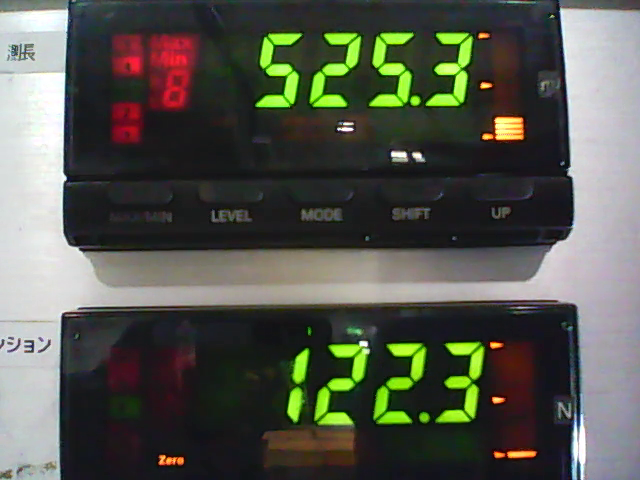
#> input picture frame 29 of vid/0.mp4, 640 x 480 px, given in place of 13.mp4, which was not available
$ python '7 segmentV3.py'
#> lines starting #> are read from the running program, lines starting #| are printed output that depends on the picture; after the words box and inside, x2 and y2 are one past the last pixel; in counts of white or black regions, pixels touching at a corner belong together; pictures that were not available may be replaced by others from this repository, and a replacement may not be noted
import numpy as np
import cv2
import imutils
import os
import matplotlib.pyplot as plt

os.chdir('F:/Users/K-GIFT/Desktop/7segment/vid')
#cap = cv2.VideoCapture(0)
cap = cv2.VideoCapture('13.mp4')
fps = cap.get(cv2.CAP_PROP_FPS)
frame_count = 0
maskGreen = []
maskGreenFat = []
first = True
text = []

#param#-------------------------------------
green1 = (35, 80, 80) #green1(HSV)
green2 = (140, 255, 255) #green2(HSV)
#HSV H=hue S=saturation V=value or brightness, low S or V mean can't distunguish color
brightness = float(0.65)
paramW = 34 #digit width for 50px high
bwThresh = 100 #binary threshold
numOfCnt = 2 #amount of screen
digitThresh = 0.10 #digit threshold

def resizeH(img,high):
    h = img.shape[0]
    w = img.shape[1]
    img = cv2.resize(img,( int(high*w/h) ,high))
    return(img)

def preprocess(img):
    img = resizeH(img,50)
    img = cv2.bilateralFilter(img, 20, 50, 100)#crucial
    img = cv2.multiply(img, np.array([brightness]))
    img = cv2.cvtColor(img, cv2.COLOR_BGR2GRAY)
    img = cv2.threshold(img, bwThresh, 255, cv2.THRESH_BINARY)[1]
    return(img)

def preprocessGreenFilter(img):
    img = resizeH(img,50)
    img = cv2.bilateralFilter(img, 20, 50, 100)#crucial
    img = cv2.multiply(img, np.array([0.8]))
    img = cv2.inRange(img, green1, green2)
    img = cv2.Canny(img, 50,255)
    return(img)

while(True):
    # 0) read image, preprocess
    ret, frame = cap.read()
#> frame is the input picture: shape (480, 640, 3); mean B, G, R 77.6, 86.9, 85.1
    original = frame.copy()
    frame = cv2.bilateralFilter(frame, 20, 50, 100)#crucial
    gray = cv2.cvtColor(frame, cv2.COLOR_BGR2GRAY)
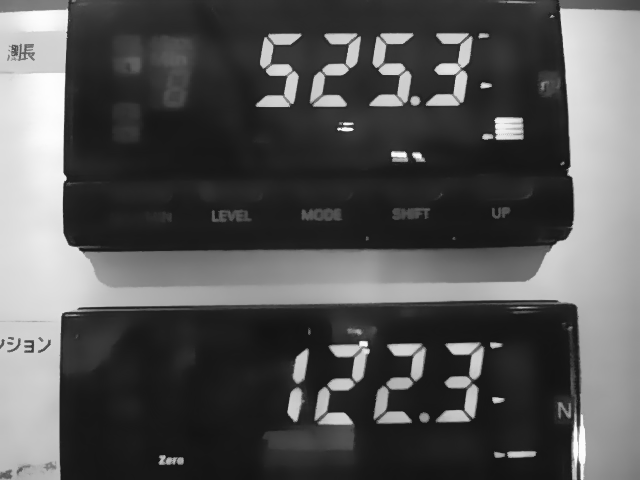
#> gray: shape (480, 640); min 19, max 254, mean 85.3
    #gray = cv2.bilateralFilter(gray, 20, 50, 100)
    #bw = cv2.threshold(gray, 120, 255, cv2.THRESH_BINARY)[1]
    hsv = cv2.cvtColor(frame, cv2.COLOR_BGR2HSV)
#> hsv: shape (480, 640, 3); mean H, S, V 85, 54.8, 93.3

    #detect line ----------------------------------------------------------
    # 1) get green area ------------------------
    maskGreen = cv2.inRange(hsv, green1, green2)
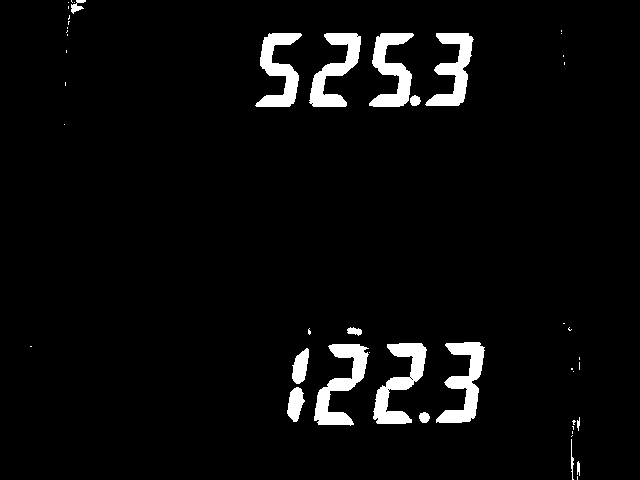
#> maskGreen: shape (480, 640); 4.4% white; 46 white regions (30 under 20 px), largest, box (x1, y1, x2, y2) and area: (314, 344, 369, 426) 1831, (373, 343, 427, 424) 1812, (436, 342, 485, 423) 1778
    maskGreen = cv2.GaussianBlur(maskGreen,(201,201),0) #need really big kernel for bluring
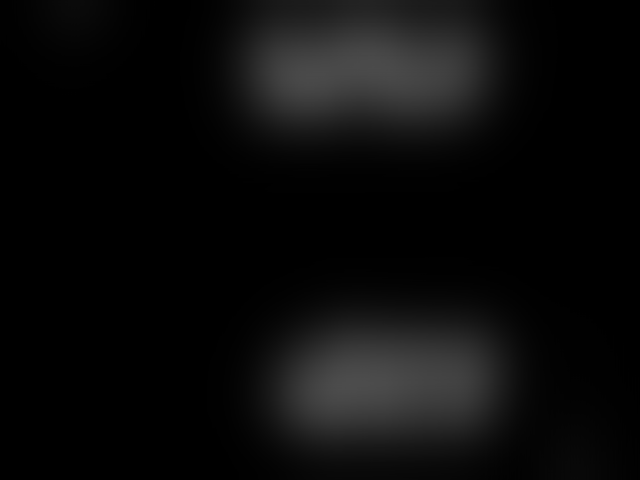
#> maskGreen: shape (480, 640); min 0, max 77, mean 11.1
    maskGreen = cv2.threshold(maskGreen, 30, 255, cv2.THRESH_BINARY)[1] #threshold 50
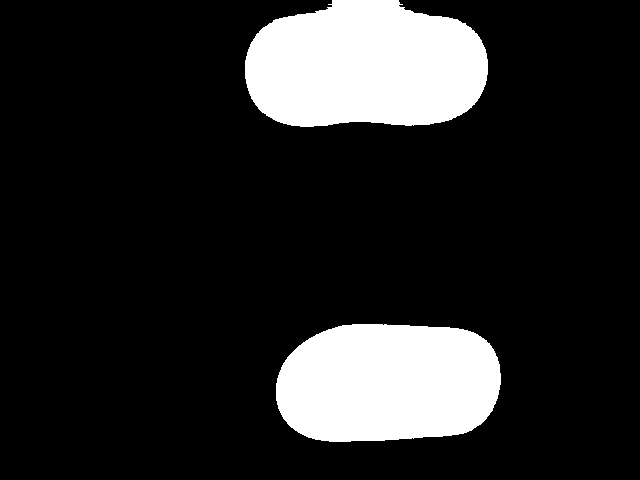
#> maskGreen: shape (480, 640); 15.6% white; 2 white regions, box (x1, y1, x2, y2) and area: (245, 0, 488, 127) 25396, (276, 324, 501, 442) 22676
    if first:
        maskGreenFat = maskGreen*0
#> maskGreenFat: shape (480, 640); every value is 0
        first = False
    maskGreenFat = cv2.bitwise_or(maskGreen,maskGreenFat) #bitwise or will be summation of 2 arrays for given range 0 1
    result = cv2.bitwise_and(frame, frame, mask=maskGreenFat)


    # 2) convert roi to line of green color-----------
    result = cv2.multiply(result, np.array([brightness]))#reduce noise, multiply by 0.7 mean reduce brigness for wile image. However hue still remain. 0.6 is crucial!!!
    result = cv2.cvtColor(result, cv2.COLOR_BGR2HSV)
#> result: shape (480, 640, 3); mean H, S, V 18.8, 39.9, 3.4
    result = cv2.inRange(result, green1, green2)# then select only pixel that in range
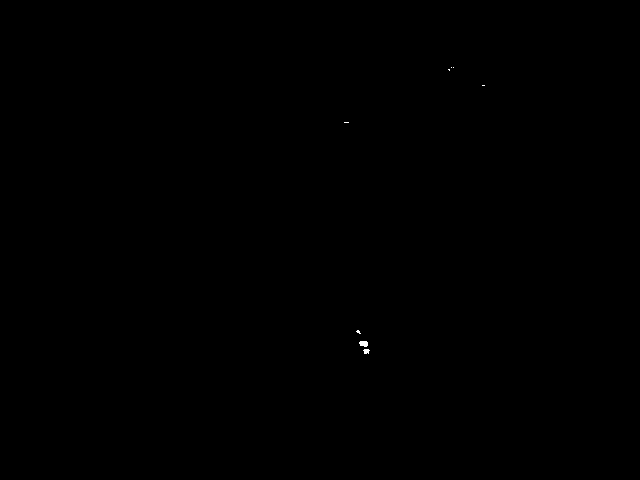
#> result: shape (480, 640); 0.03% white; 8 white regions (6 under 20 px), largest, box (x1, y1, x2, y2) and area: (359, 341, 368, 347) 44, (363, 349, 370, 354) 26
    edge = cv2.Canny(result, 50,255)#non-sensitive param
#> edge: shape (480, 640); 0.03% white in thin lines or dots, all inside (x1, y1, x2, y2) = (343, 66, 485, 354)
    bolderY = cv2.GaussianBlur(edge,(201,5),0)# 5 for make the case number 0.0 not to be splited


    # 3) grab contour of line
    cnts = cv2.findContours(bolderY, cv2.RETR_EXTERNAL,cv2.CHAIN_APPROX_SIMPLE)
#> cnts = 60 contours, 55 with area under 20; largest, box (x1, y1, x2, y2) and area: (288, 338, 441, 356) 2260, (381, 64, 522, 72) 796, (279, 119, 413, 126) 661, (295, 328, 422, 335) 655, (422, 82, 544, 89) 545
    cnts = imutils.grab_contours(cnts)
    cntsList = []
    for c in cnts:
        (x, y, w, h) = cv2.boundingRect(c)
        cntsList.append([x, y, w, h])
#> this loop made 60 passes
#> (c, x, y, w, h) on passes 1 to 12: ([[455, 349], [455, 351]], 455, 349, 1, 3), ([[449, 349], [449, 352]], 449, 349, 1, 4), ([[445, 349], [445, 351]], 445, 349, 1, 3), ([[287, 349], [287, 352]], 287, 349, 1, 4), ([[283, 349], [283, 351]], 283, 349, 1, 3), ([[277, 349], [277, 352]], 277, 349, 1, 4), ([[453, 341], [453, 347]], 453, 341, 1, 7), ([[445, 341], [445, 344]], 445, 341, 1, 4), ([[443, 341], [443, 347]], 443, 341, 1, 7), ([[283, 341], [283, 344]], 283, 341, 1, 4), ([[281, 341], [281, 347]], 281, 341, 1, 7), ([[273, 341], [273, 344]], 273, 341, 1, 4)
#> (x, y, w, h) on passes 13, 26, 27, 28, 36, 48: (288, 338, 153, 18), (423, 329, 2, 5), (292, 329, 2, 5), (295, 328, 127, 7), (279, 119, 134, 7), (422, 82, 122, 7)
#> after the loop, cntsList = 60 items, first 6: [455, 349, 1, 3], [449, 349, 1, 4], [445, 349, 1, 3], [287, 349, 1, 4], [283, 349, 1, 3], [277, 349, 1, 4]
    #sort contour by size
    cntsSize = [ c[2]*c[3] for c in cntsList ]
#> cntsSize = 60 values, max 2754 at index 12, min 2 at index 52, mean 113.4
    cntsSortedIndex = np.sort(cntsSize)[::-1]
#> cntsSortedIndex = 60 values, max 2754 at index 0, min 2 at index 57, mean 113.4
    cntsSortedIndex = [cntsSize.index(size) for size in  cntsSortedIndex]
#> cntsSortedIndex = 60 values, max 59 at index 1, min 0 at index 22, mean 10.07
    #get only the i_th biggest cnts
    if len(cntsSortedIndex)>=numOfCnt:
        cntsSortedIndex = cntsSortedIndex[0:numOfCnt]
#> cntsSortedIndex = [12, 59]
    #draw it
    outputImg = original.copy()
    tempImg = original.copy()
    sectionList = []
    yList = []
    for i in cntsSortedIndex:
        x, y, w, h = cntsList[i]
        sectionList.append( preprocess(tempImg[y:y+h,x:x+w])  )
        cv2.rectangle(outputImg,(x,y),(x+w,y+h),(255,0,255),3)
        yList.append(y)
#> this loop made 2 passes
#> (i, x, y) on passes 1 to 2: (12, 288, 338), (59, 381, 64)
#> pass 1, in preprocess, `img = cv2.cvtColor(img, cv2.COLOR_BGR2GRAY)`:
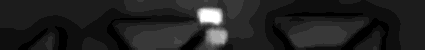
#> img: shape (50, 425); min 0, max 18, mean 2.35; drawn with min black and max white
#> after the loop:
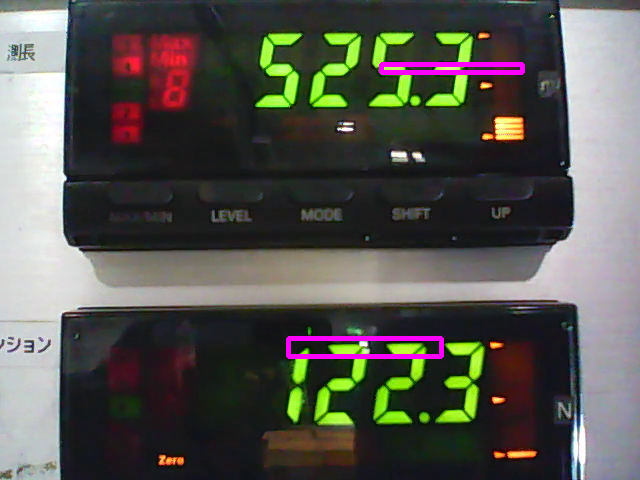
#> outputImg: shape (480, 640, 3); 1.03% of pixels changed, all inside (x1, y1, x2, y2) = (286, 62, 525, 359)
#> after the loop, sectionList = 2 items; yList = [338, 64]


    # 4) get number from the line
    imgList = []
    for tempImg in sectionList:
        #try to draw vertical lines
        imgW = tempImg.shape[1]
        vLine = np.arange(0,imgW,paramW)
        fStop = imgW - vLine[-1] -1
        sum = [ np.sum( tempImg[ :,[vLine+i] ] ) for i in np.arange(0,fStop)]
        sum += [np.sum( tempImg[ :,[vLine[:-1]+i] ] ) for i in np.arange(fStop,paramW)]
        vLine = vLine + np.argmin(sum)
        if np.argmin(sum) >= fStop:
            vLine = vLine[:-1]

        xRange = [ np.arange(vLine[i],vLine[i+1]) for i in range(len(vLine)-1)]
        imgList.append( [ tempImg[:,xRange[i] ] for i in range(len(xRange)) if np.sum(tempImg[:,xRange[i] ])> digitThresh*(50*paramW)*255 ] )
        for x in vLine:
            cv2.line(tempImg,(x,0),(x,1000), (255,255,255) )
#> this loop made 2 passes
#> (imgW, fStop, sum) on pass 1: (425, 16, [0, 0, 0, 0, 0, 0, 0, 0, 0, 0, 0, 0, 0, 0, 0, 0])
#> (imgW, fStop) on pass 2: (881, 30)
#> after the loop, imgList = [[], []]

    #manual adjust---------(mouyWAT method)
    if( yList[0] < yList[0]):
        topNum = imgList[0]
        botNum = imgList[1]
    else:
        topNum = imgList[1]
#> topNum = []
        botNum = imgList[0]
#> botNum = []

    outputTop = np.zeros((50,50))
#> outputTop: shape (50, 50) float64; every value is 0
    outputBot = np.zeros((50,50))
    if len(topNum)>0:
        outputTop =  np.hstack( tuple( [topNum[i] for i in range(len(topNum))] ) )
    if len(botNum)>0:
        outputBot =  np.hstack( tuple( [botNum[i] for i in range(len(botNum))] ) )


    # [6 lines of commented-out code are left out]


    print( [ len(imgList[i]) for i in range(len(imgList))])
#| [0, 0]
    #outputImg2 = np.hstack( (sectionList[0],sectionList[1]) )
    #outputImg2 = cv2.resize(outputImg2,(640,outputImg2.shape[0]))


    frame_count +=1
    duration = int(frame_count/fps)
    cv2.putText(outputImg,str(duration),(30,30), cv2.FONT_HERSHEY_SIMPLEX, 1,(255,255,255),5)
#> outputImg: shape (480, 640, 3); 0.12% of pixels changed, all inside (x1, y1, x2, y2) = (30, 6, 51, 34)
    cv2.imshow('frame',outputImg)
    cv2.imshow('top',outputTop)
    cv2.imshow('bot',outputBot)

    if cv2.waitKey(1) & 0xFF == ord(' '):
#> (key Esc is pressed here)
        break

# When everything done, release the capture
cap.release()
cv2.destroyAllWindows()

$ run again, starting later in the video
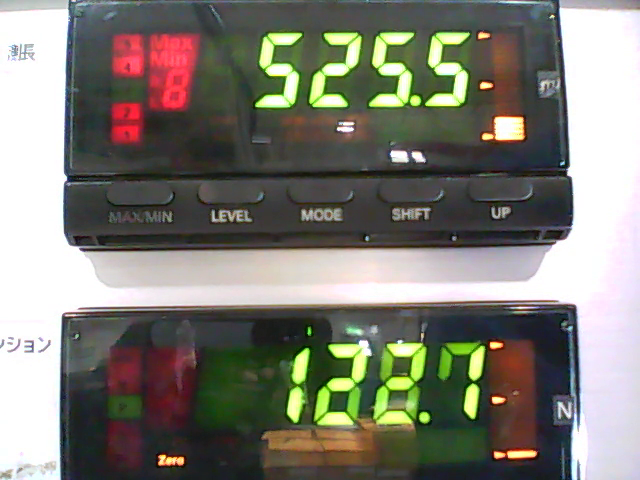
#> input picture frame 134 of vid/0.mp4, 640 x 480 px, given in place of 13.mp4, which was not available
#> frame is the input picture: shape (480, 640, 3); mean B, G, R 116, 125.3, 127.3
#> hsv: shape (480, 640, 3); mean H, S, V 64.3, 50.2, 134.2
#> `maskGreen = cv2.inRange(hsv, green1, green2)`:
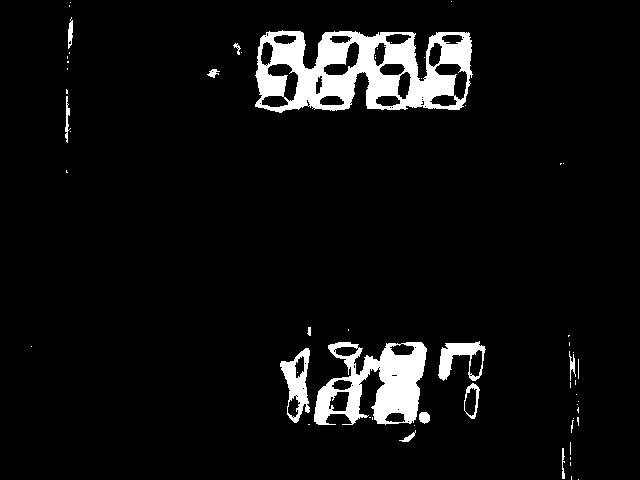
#> maskGreen: shape (480, 640); 6.1% white; 59 white regions (44 under 20 px), largest, box (x1, y1, x2, y2) and area: (255, 30, 473, 113) 10567, (314, 342, 427, 425) 5137, (280, 348, 310, 423) 1041
#> maskGreenFat: shape (480, 640); every value is 0
#> edge: shape (480, 640); 0.78% white in thin lines or dots, all inside (x1, y1, x2, y2) = (256, 0, 489, 425)
#> cnts = 58 contours, 50 with area under 20; largest, box (x1, y1, x2, y2) and area: (216, 323, 555, 427) 27340, (180, 30, 560, 109) 26327, (263, 119, 431, 135) 2216, (302, 0, 532, 5) 862, (210, 390, 217, 421) 38, (183, 39, 188, 68) 30, (553, 349, 562, 378) 27, (215, 351, 222, 381) 23
#> the loop `for c in cnts:` made 58 passes
#> (c, x, y, w, h) on passes 2, 3, 4, 7, 12, 14: ([[553, 402], [552, 403], [552, 404], [553, 403]], 552, 402, 2, 3), ([[543, 402], [542, 403], [542, 404], [543, 403]], 542, 402, 2, 3), ([[538, 402], [537, 403], [537, 404], [538, 403]], 537, 402, 2, 3), ([[209, 389], [209, 390]], 209, 389, 1, 2), ([[217, 351], [216, 352], [216, 353], [217, 352]], 216, 351, 2, 3), ([[564, 349], [564, 350]], 564, 349, 1, 2)
#> after the loop `for c in cnts:`: cntsList = 58 items, first 6: [489, 412, 6, 10], [552, 402, 2, 3], [542, 402, 2, 3], [537, 402, 2, 3], [210, 390, 7, 31], [201, 390, 6, 30]
#> cntsSize = 58 values, max 35256 at index 27, min 2 at index 6, mean 1228.5
#> `cntsSortedIndex = np.sort(cntsSize)[::-1]`: cntsSortedIndex = 58 values, max 35256 at index 0, min 2 at index 45, mean 1228.5
#> `cntsSortedIndex = [cntsSize.index(size) for size in  cntsSortedIndex]`: cntsSortedIndex = 58 values, max 54 at index 3, min 0 at index 14, mean 20.12
#> `cntsSortedIndex = cntsSortedIndex[0:numOfCnt]`: cntsSortedIndex = [27, 52]
#> the loop `for i in cntsSortedIndex:` made 2 passes
#> (i, x, y) on passes 1 to 2: (27, 216, 323), (52, 180, 30)
#> after the loop `for i in cntsSortedIndex:`:
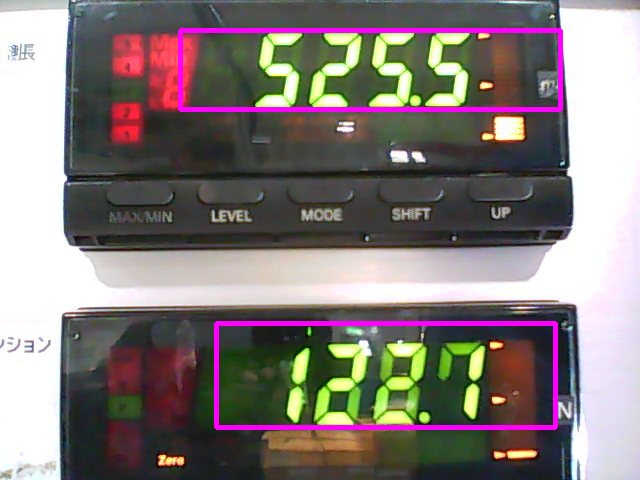
#> outputImg: shape (480, 640, 3); 2.93% of pixels changed, all inside (x1, y1, x2, y2) = (178, 28, 563, 430)
#> after the loop `for i in cntsSortedIndex:`: sectionList = 2 items; yList = [323, 30]
#> the loop `for tempImg in sectionList:` made 2 passes
#> (imgW, vLine, fStop) on pass 1: (162, [0, 34, 68, 102, 136], 25)
#> after the loop `for tempImg in sectionList:`: imgList = [[], []]
#> topNum = []
#> outputTop: shape (50, 50) float64; every value is 0
#| [0, 0]

$ run again, starting later in the video
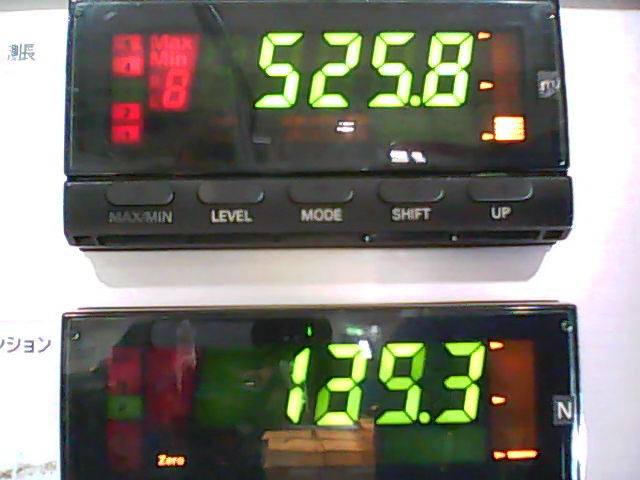
#> input picture frame 239 of vid/0.mp4, 640 x 480 px, given in place of 13.mp4, which was not available
#> frame is the input picture: shape (480, 640, 3); mean B, G, R 114.4, 124.2, 126.1
#> hsv: shape (480, 640, 3); mean H, S, V 65.9, 50.9, 133.1
#> `maskGreen = cv2.inRange(hsv, green1, green2)`:
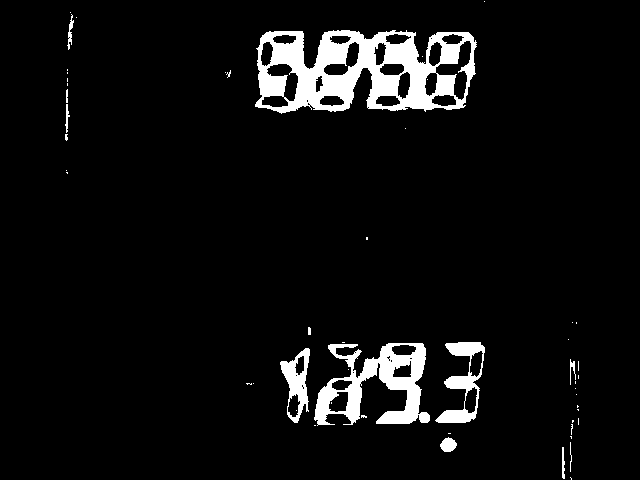
#> maskGreen: shape (480, 640); 5.8% white; 52 white regions (40 under 20 px), largest, box (x1, y1, x2, y2) and area: (255, 30, 477, 114) 10431, (314, 343, 430, 426) 4364, (435, 342, 485, 423) 1445
#> maskGreenFat: shape (480, 640); every value is 0
#> edge: shape (480, 640); 0.8% white in thin lines or dots, all inside (x1, y1, x2, y2) = (256, 0, 488, 427)
#> cnts = 55 contours, 47 with area under 20; largest, box (x1, y1, x2, y2) and area: (216, 323, 552, 429) 27188, (180, 30, 559, 109) 26679, (260, 119, 430, 134) 2172, (298, 0, 514, 5) 778, (211, 391, 218, 421) 36, (183, 39, 189, 68) 30, (216, 352, 221, 381) 24, (549, 388, 554, 417) 20
#> the loop `for c in cnts:` made 55 passes
#> (c, x, y, w, h) on passes 1, 2, 5, 6, 7, 10: ([[557, 415], [557, 416]], 557, 415, 1, 2), ([[547, 415], [547, 416]], 547, 415, 1, 2), ([[219, 389], [219, 390]], 219, 389, 1, 2), ([[211, 389], [211, 390]], 211, 389, 1, 2), ([[209, 389], [209, 390]], 209, 389, 1, 2), ([[557, 387], [556, 388], [556, 389], [557, 388]], 556, 387, 2, 3)
#> after the loop `for c in cnts:`: cntsList = 55 items, first 6: [557, 415, 1, 2], [547, 415, 1, 2], [201, 393, 7, 28], [211, 391, 7, 30], [219, 389, 1, 2], [211, 389, 1, 2]
#> cntsSize = 55 values, max 35616 at index 26, min 2 at index 0, mean 1293.9
#> `cntsSortedIndex = np.sort(cntsSize)[::-1]`: cntsSortedIndex = 55 values, max 35616 at index 0, min 2 at index 39, mean 1293.9
#> `cntsSortedIndex = [cntsSize.index(size) for size in  cntsSortedIndex]`: cntsSortedIndex = 55 values, max 54 at index 3, min 0 at index 39, mean 16.05
#> `cntsSortedIndex = cntsSortedIndex[0:numOfCnt]`: cntsSortedIndex = [26, 50]
#> the loop `for i in cntsSortedIndex:` made 2 passes
#> (i, x, y) on passes 1 to 2: (26, 216, 323), (50, 180, 30)
#> after the loop `for i in cntsSortedIndex:`:
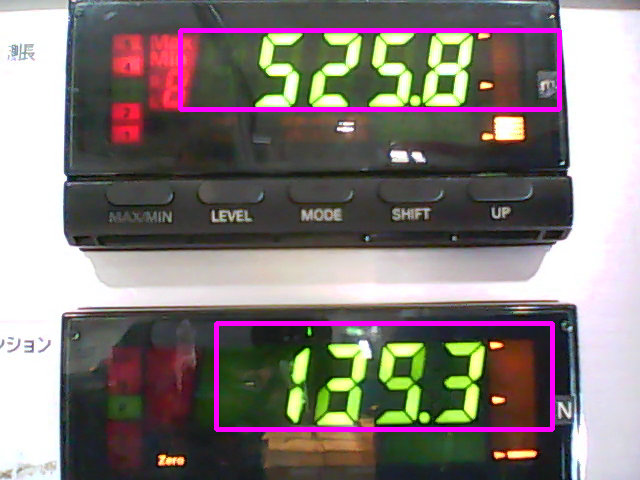
#> outputImg: shape (480, 640, 3); 2.92% of pixels changed, all inside (x1, y1, x2, y2) = (178, 28, 562, 432)
#> after the loop `for i in cntsSortedIndex:`: sectionList = 2 items; yList = [323, 30]
#> the loop `for tempImg in sectionList:` made 2 passes
#> (imgW, vLine, fStop) on passes 1 to 2: (158, [0, 34, 68, 102, 136], 21), (239, [0, 34, 68, 102, 136, 170, 204], 0)
#> after the loop `for tempImg in sectionList:`: imgList = [[], []]
#> topNum = []
#> outputTop: shape (50, 50) float64; every value is 0
#| [0, 0]
